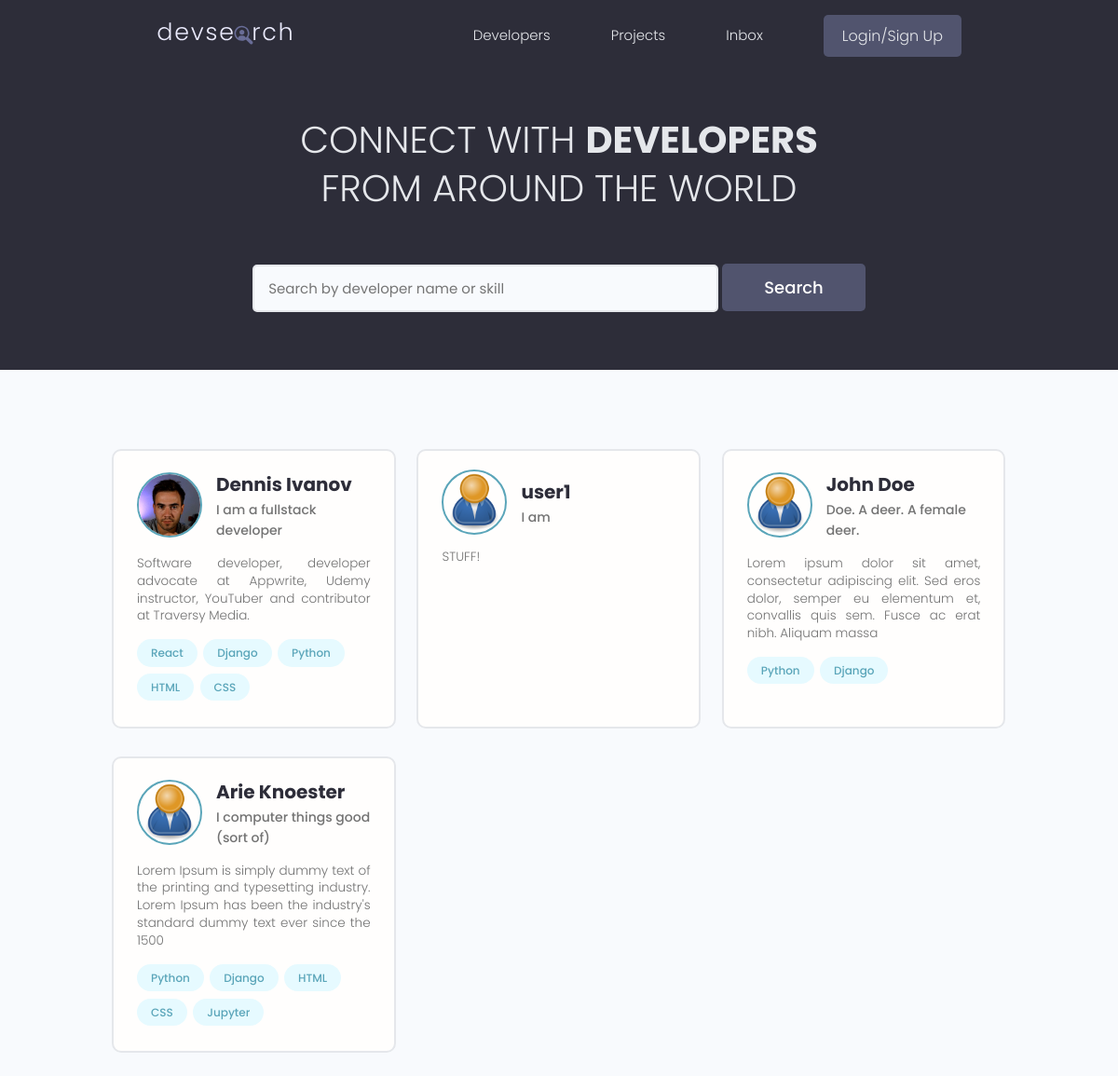
The page / on the database its author committed.
### users/models.py (models this page shows, shortened)
class Profile(models.Model):
    id = models.UUIDField(default=uuid.uuid4, unique=True, primary_key=True, editable=False)
    user = models.OneToOneField(to=User, on_delete=models.CASCADE, null=True, blank=True)
    name = models.CharField(max_length=200, blank=True, null=True)
    username = models.CharField(max_length=200, blank=True, null=True)
    location = models.CharField(max_length=200, blank=True, null=True)
    email = models.EmailField(max_length=500, blank=True, null=True)
    short_intro = models.CharField(max_length=200, blank=True, null=True)
    bio = models.TextField(blank=True, null=True)
    profile_image = models.ImageField(blank=True, null=True, upload_to='profiles/', default='profiles/user-default.png')
    social_github = models.CharField(max_length=200, blank=True, null=True)
    social_twitter = models.CharField(max_length=200, blank=True, null=True)
    social_linkedin = models.CharField(max_length=200, blank=True, null=True)
    social_youtube = models.CharField(max_length=200, blank=True, null=True)
    social_website = models.CharField(max_length=200, blank=True, null=True)
    created = models.DateTimeField(auto_now_add=True)

class Skill(models.Model):
    id = models.UUIDField(default=uuid.uuid4, unique=True, primary_key=True, editable=False)
    owner = models.ForeignKey(to=Profile, blank=True, null=True, on_delete=models.CASCADE)
    name = models.CharField(max_length=200, blank=True, null=True)
    description = models.TextField(blank=True, null=True)
    created = models.DateTimeField(auto_now_add=True)
    def __str__(self):
        return str(self.name)

### users/views.py (the view)
# urls.py: path('', views.all_profiles, name='all-profiles'),
def all_profiles(request):
    profiles, search_query = search_profiles(request)
    page_range, profiles = paginate_profiles(request, profiles, per_page=6)
    context = {
        'profiles': profiles,
        'search_query': search_query,
        'page_range': page_range,
    }
    return render(
        request,
        template_name='users/profiles.html',
        context=context
    )

### users/utils.py (called while the page is built)
def paginate_profiles(request, profiles, per_page):
    page = request.GET.get('page', 1)
    paginator = Paginator(object_list=profiles, per_page=per_page)
    page_range = paginator.get_elided_page_range(number=page, on_each_side=2)
    try:
        profiles = paginator.page(page)
    except PageNotAnInteger:
        profiles = paginator.page(1)
    except EmptyPage:
        profiles = paginator.page(paginator.num_pages)
    return page_range, profiles

def search_profiles(request):
    search_query = ''
    if request.GET.get('search_query'):
        search_query = request.GET.get('search_query')
    profiles = Profile.objects.distinct().filter(
        Q(name__icontains=search_query) |
        Q(short_intro__icontains=search_query) |
        Q(skill__name__icontains=search_query) # my version
    )
    return profiles, search_query

### users/templates/users/profiles.html (shortened to what this page needs)
{% extends 'main.html' %}
{% block content %}
  <main class="home">
    <section class="hero-section text-center">
      <div class="container container--narrow">
        <div class="hero-section__box">
          <h2>CONNECT WITH <span>DEVELOPERS</span></h2>
          <h2>FROM AROUND THE WORLD</h2>
        </div>
        <div class="hero-section__search">
          <form class="form" action="{% url 'all-profiles' %}" method="get">
            <div class="form__field">
              <input class="input input--text" id="formInput#search" type="text" name="search_query"
                     value="{{ search_query }}" placeholder="Search by developer name or skill" />
            <input class="btn btn--sub btn--lg" type="submit" value="Search" />
          </form>
        </div>
      </div>
    </section>
    <section class="devlist">
      <div class="container">
        <div class="grid grid--three">
        {% for profile in profiles %}
          <div class="column card">
            <div class="dev">
              <a href="{% url 'user-profile' profile.id %}" class="card__body">
                <div class="dev__profile">
                  <img class="avatar avatar--md" src="{{ profile.profile_image.url }}" alt="image" />
                  <div class="dev__meta">
                    <h3>{{ profile.name }}</h3>
                    <h5>{{ profile.short_intro|slice:"60" }}</h5>
                  </div>
                </div>
                <p class="dev__info">
                  {{ profile.bio|slice:"150" }}
                </p>
                <div class="dev__skills">
                {% for skill in profile.skill_set.all|slice:"5" %}
                  <span class="tag tag--pill tag--main">
                    <small>{{ skill }}</small>
                  </span>
                {% endfor %}
                </div>
              </a>
            </div>
          </div>
        {% endfor %}
        </div>
      </div>
    </section>
  </main>
{% endblock content %}

### static/styles/app.css (style rules this page uses)
:root { --color-sub: #2d2d39; }
.btn--sub { background-color: var(--color-sub-light); }
.card { border: 2px solid var(--color-light); }
img { width: 100%; }
.hero-section { height: 40vh; display: flex; align-items: center; background-color: var(--color-sub); }
.hero-section__box { margin-bottom: 4rem; }
.hero-section__box > h2, .hero-section__box > h2 > span { font-size: 4rem; color: var(--color-light); line-height: 1.3; text-transform: uppercase; }
.hero-section__box > h2 { font-weight: 300; }
.hero-section__box > h2 > span { font-weight: 700; }
.hero-section__search > .form { display: flex; align-items: center; justify-content: center; gap: 2rem; }
.hero-section__search > .form input.input--text { width: 50rem; }
.devlist { margin-top: 8rem; }
.devlist .grid { align-items: stretch; }
.devlist .dev .dev__profile { display: flex; align-items: center; gap: 1.5rem; }
.devlist .dev .dev__meta h3 { color: var(--color-sub); font-size: 2rem; font-weight: 700; }
.devlist .dev .dev__meta h5 { color: var(--color-text); font-size: 1.4rem; font-weight: 500; }
.devlist .dev .dev__info { margin: 1.5rem 0; font-size: 1.35rem; line-height: 1.4; text-align: justify; }

### static/uikit/styles/modules/_variables.css (style rules this page uses)
:root { --color-main: #5aa5b9; --color-main-light: #e6faff; --color-sub: #3f4156; --color-sub-light: #51546e; --color-sub-lighter: #ededfd; --color-text: #737373; --color-gray: #8b8b8b; --color-light: #e5e7eb; --color-light-gray: #767676; --color-bg: #f8fafd; --color-white: #fffefd; --color-white-light: #f3f3f3; --color-success: #359e64; --color-success-bg: #def8e8; --color-error: #fc4b0b; --color-error-bg: #fff2ee; --font-base: 'Poppins', arial, helvetica, 'Segoe UI', roboto, ubuntu, sans-serif; --font-monospace: 'Fira Code', 'Courier New', courier, monospace; --font-regular: 300; --font-medium: 500; --font-bold: 700; --generic-shadow: 1px 1px 5px #00000010; --generic-transition: all 0.3s ease-in-out; }

### static/uikit/styles/modules/_base.css (style rules this page uses)
* { margin: 0; padding: 0; box-sizing: border-box; text-rendering: optimizeLegibility; color: inherit; font-size: inherit; }
html { font-size: 50%; }
@media only screen and (min-width: 480px) { html { font-size: 56.25%; } }
@media only screen and (min-width: 1200px) { html { font-size: 62.5%; } }
body { line-height: 1.6; font-weight: 400; font-size: 1.5rem; color: var(--color-text); background-color: var(--color-bg); min-height: 100vh; }

### static/uikit/styles/modules/_typography.css (style rules this page uses)
* { font-family: var(--font-base); }
h2 { font-size: 3.6rem; font-weight: var(--font-bold); }
h3 { font-size: 3.2rem; font-weight: var(--font-medium); }
h5 { font-size: 2.4rem; font-weight: var(--font-medium); }
h5, h6 { font-weight: var(--font-regular); }
p, span, strong { font-size: 1.6rem; color: var(--color-text); font-weight: var(--font-regular); }
a { padding-bottom: 2px; text-decoration: none; display: inline-block; color: var(--color-main); font-weight: var(--font-medium); }

### static/uikit/styles/modules/_utilities.css (style rules this page uses)
.container { width: 92%; max-width: 165rem; margin: 0 auto; box-sizing: border-box; }
.container--narrow { width: 92%; max-width: 120rem; }
@media screen and (min-width: 1000px) { .container { width: 90%; } }
@media screen and (min-width: 1000px) { .container--narrow { width: 85%; } }
@media screen and (min-width: 1200px) { .container { width: 80%; } }
@media screen and (min-width: 1200px) { .container--narrow { width: 72%; } }
.text-center { text-align: center; }

### static/uikit/styles/modules/_avatar.css (style rules this page uses)
.avatar { border-radius: 50%; border: 2px solid var(--color-main); object-fit: cover; }
.avatar--md { height: 7rem; width: 7rem; }

### static/uikit/styles/modules/_button.css (style rules this page uses)
.btn { display: inline-block; position: relative; cursor: pointer; background-color: var(--color-light); font-weight: var(--font-medium); color: var(--color-sub); text-decoration: none; padding: 1rem 2rem; border-radius: 0.5rem; border: none; width: -webkit-fit-content; width: -moz-fit-content; width: fit-content; height: -webkit-fit-content; height: -moz-fit-content; height: fit-content; font-size: 1.6rem; outline-width: 0; outline-color: transparent; -webkit-backface-visibility: hidden; backface-visibility: hidden; transition: all 0.3s ease-in-out; }
.btn--sub { background-color: var(--color-sub); color: var(--color-white); }
.btn--lg { font-size: 1.8rem; padding: 1.2rem 4.5rem; }

### static/uikit/styles/modules/_card.css (style rules this page uses)
.card { border-radius: 1rem; background-color: var(--color-white); border: 1.5px solid var(--color-light); width: auto; height: auto; margin-top: 0.5rem; margin-bottom: 0.5rem; overflow: hidden; }
.card__body, .card__header { padding: 2rem 2.5rem; }

### rows shown on the page
Profile: profile_image (picture), name "Dennis Ivanov", short_intro "I am a fullstack developer", bio "Software developer, developer advocate at Appwrite, Udemy instructor, YouTuber and contributor at Traversy Media."
Skill: name "React"
Skill: name "Django"
Skill: name "Python"
Skill: name "HTML"
Skill: name "CSS"
Profile: profile_image (placeholder picture), name "user1", short_intro "I am", bio "STUFF!"
Profile: profile_image (placeholder picture), name "John Doe", short_intro "Doe. A deer. A female deer.", bio "Lorem ipsum dolor sit amet, consectetur adipiscing elit. Sed eros dolor, semper eu elementum et, convallis quis sem. Fusce ac erat nibh. Aliquam massa"
Skill: name "Python"
Skill: name "Django"
Profile: profile_image (placeholder picture), name "Arie Knoester", short_intro "I computer things good (sort of)", bio "Lorem Ipsum is simply dummy text of the printing and typesetting industry. Lorem Ipsum has been the industry's standard dummy text ever since the 1500"
Skill: name "Python"
Skill: name "Django"
Skill: name "HTML"
Skill: name "CSS"
Skill: name "Jupyter"
